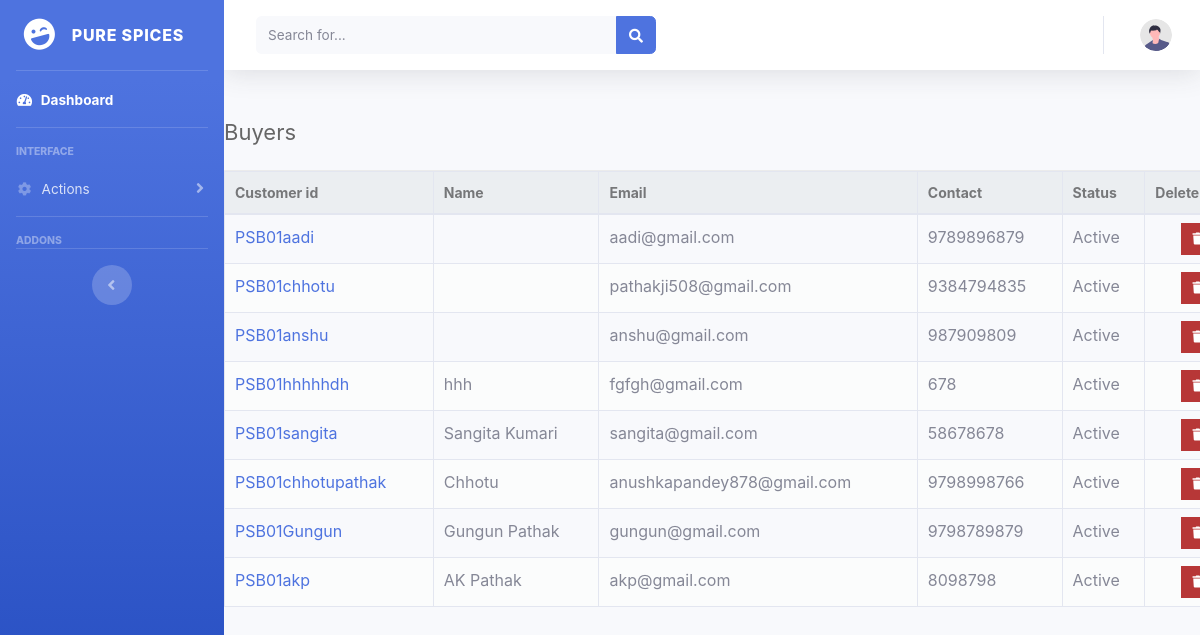
/spices/view_buyer.php, run on the app's committed database.
### tables this page shows
CREATE TABLE `business` (
  `bid` int(11) NOT NULL,
  `customer_id` varchar(255) NOT NULL,
  `company_name` varchar(50) NOT NULL,
  `primary_business` varchar(255) NOT NULL,
  `company_address` varchar(100) NOT NULL,
  `product` varchar(255) NOT NULL
);

CREATE TABLE `customer` (
  `cid` int(11) NOT NULL,
  `customer_id` varchar(50) NOT NULL,
  `name` varchar(50) NOT NULL,
  `country` varchar(20) NOT NULL,
  `skype_id` varchar(100) NOT NULL,
  `email` varchar(100) NOT NULL,
  `contact` bigint(20) NOT NULL,
  `website` varchar(100) NOT NULL,
  `address` varchar(255) NOT NULL
);

### spices/view_buyer.php (the view, shortened to what this page needs)
<?php
include('includes/header.php');
include('includes/navbar_admin.php');
$DATABASE_HOST = 'localhost';
$DATABASE_USER = 'root';
$DATABASE_PASS = '';
$DATABASE_NAME = 'spices';
$con = mysqli_connect($DATABASE_HOST, $DATABASE_USER, $DATABASE_PASS, $DATABASE_NAME);
$role1 = "Buyer";
$role2 = "buyer";
$query="SELECT customer_id FROM business WHERE primary_business = '$role1' Or primary_business = '$role2'";
$res=$con->query($query);
?>
<!DOCTYPE html>
<html>
<head>
</head>
<body>
    <div id="content-wrapper" class="d-flex flex-column">
            <div id="content">
    <nav class="navbar navbar-expand navbar-light bg-white topbar mb-4 static-top shadow">
                    <form
                        class="d-none d-sm-inline-block form-inline mr-auto ml-md-3 my-2 my-md-0 mw-100 navbar-search">
                        <div class="input-group">
                            <input type="text" class="form-control bg-light border-0 small" placeholder="Search for..."
                                aria-label="Search" aria-describedby="basic-addon2">
                            <div class="input-group-append">
                                <button class="btn btn-primary" type="button">
                                    <i class="fas fa-search fa-sm"></i>
                                </button>
                            </div>
                        </div>
                    </form>
                    <ul class="navbar-nav ml-auto">
                        <li class="nav-item dropdown no-arrow">
                            <a class="nav-link dropdown-toggle" href="#" id="userDropdown" role="button"
                                data-toggle="dropdown" aria-haspopup="true" aria-expanded="false">
                                <img class="img-profile rounded-circle"
                                    src="img/undraw_profile.svg">
                            </a>
                        </li>
                    </ul>
                </nav>
           <div class="content read">
    <h2>Buyers</h2>
                    <table class="table table-bordered">
                        <thead>
                        <tr>
                            <td>Customer id</td>
                            <td>Name</td>
                            <td>Email</td>
                            <td>Contact</td>
                            <td>Status</td>
                            <td>Delete</td>
                        </tr>
                    </thead>
                    <tbody>
                        <?php
                            while($rows=$res->fetch_assoc())
                            {
                                $buyer_id = $rows['customer_id'];
                                $sql = "SELECT name, email, contact FROM customer WHERE customer_id = '$buyer_id'";
                                $res1 = $con->query($sql);
                                while($rows1 = $res1->fetch_assoc())
                                {
                            ?>
                                <tr>
                                    <td><a href="show1.php?id=<?=$buyer_id?>"><?php echo $buyer_id ?></td>
                                    <td><?php echo $rows1['name']; ?></td>
                                    <td><?php echo $rows1['email']; ?></td>
                                    <td><?php echo $rows1['contact']; ?></td>
                                    <td><?php echo "Active"; ?></td>
                                    <td class="actions">
                    <a href="del_buyer.php?id=<?=$buyer_id?>" class="trash"><i class="fas fa-trash fa-xs"></i></a>
                </td>
                                </tr>
                        <?php
                        }
                        }
                        ?>
                        </tbody>
                    </table>
            </div>
                </div>
           </div>
       </div>
      </body>
 </html>

### spices/includes/header.php (shortened to what this page needs)
<!DOCTYPE html>
<html lang="en">
<head>
    <link href="vendor/fontawesome-free/css/all.min.css" rel="stylesheet" type="text/css">
    <link href="css/sb-admin-2.min.css" rel="stylesheet">
</head>
<body id="page-top">
    <div id="wrapper">

### spices/includes/navbar_admin.php (shortened to what this page needs)
<ul class="navbar-nav bg-gradient-primary sidebar sidebar-dark accordion" id="accordionSidebar">
    <a class="sidebar-brand d-flex align-items-center justify-content-center" href="index.html">
        <div class="sidebar-brand-icon rotate-n-15">
            <i class="fas fa-laugh-wink"></i>
        </div>
        <div class="sidebar-brand-text mx-3">Pure Spices </div>
    </a>
    <hr class="sidebar-divider my-0">
    <li class="nav-item active">
        <a class="nav-link" href="index.php">
            <i class="fas fa-fw fa-tachometer-alt"></i>
            <span>Dashboard</span></a>
    </li>
    <hr class="sidebar-divider">
    <div class="sidebar-heading">
        Interface
    </div>
    <li class="nav-item">
        <a class="nav-link collapsed" href="#" data-toggle="collapse" data-target="#collapseTwo"
            aria-expanded="true" aria-controls="collapseTwo">
            <i class="fas fa-fw fa-cog"></i>
            <span>Actions</span>
        </a>
    </li>
    <hr class="sidebar-divider">
    <div class="sidebar-heading">
        Addons
    </div>
    <hr class="sidebar-divider d-none d-md-block">
    <div class="text-center d-none d-md-inline">
        <button class="rounded-circle border-0" id="sidebarToggle"></button>
    </div>
</ul>

### spices/view_buyer.php (style rules this page uses)
* { box-sizing: border-box; font-family: -apple-system, BlinkMacSystemFont, "segoe ui", roboto, oxygen, ubuntu, cantarell, "fira sans", "droid sans", "helvetica neue", Arial, sans-serif; font-size: 16px; -webkit-font-smoothing: antialiased; -moz-osx-font-smoothing: grayscale; }
body { background-color: #FFFFFF; margin: 0; }
.content { width: 1000px; margin: 0 auto; }
.content h2 { margin: 0; padding: 25px 0; font-size: 22px; border-bottom: 1px solid #ebebeb; color: #666666; }
.read table { width: 100%; padding-top: 30px; border-collapse: collapse; }
.read table thead { background-color: #ebeef1; border-bottom: 1px solid #d3dae0; }
.read table thead td { padding: 10px; font-weight: bold; color: #767779; font-size: 14px; }
.read table tbody tr { border-bottom: 1px solid #d3dae0; }
.read table tbody tr:nth-child(even) { background-color: #fbfcfc; }
.read table tbody tr td { padding: 10px; }
.read table tbody tr td:nth-child(1) { color: #a5a7a9; }
.read table tbody tr td.actions { padding: 8px; text-align: right; }
.read table tbody tr td.actions .edit, .read table tbody tr td.actions .trash { display: inline-flex; text-align: right; text-decoration: none; color: #FFFFFF; padding: 10px 12px; }
.read table tbody tr td.actions .trash { background-color: #b73737; }

### data on the page
business: customer "PSB01aadi"
customer: email "aadi@gmail.com", contact "9789896879"
business: customer "PSB01chhotu"
customer: email "pathakji508@gmail.com", contact "9384794835"
business: customer "PSB01anshu"
customer: email "anshu@gmail.com", contact "987909809"
business: customer "PSB01hhhhhdh"
customer: name "hhh", email "fgfgh@gmail.com", contact "678"
business: customer "PSB01sangita"
customer: name "Sangita Kumari", email "sangita@gmail.com", contact "58678678"
business: customer "PSB01chhotupathak"
customer: name "Chhotu", email "anushkapandey878@gmail.com", contact "9798998766"
business: customer "PSB01Gungun"
customer: name "Gungun Pathak", email "gungun@gmail.com", contact "9798789879"
business: customer "PSB01akp"
customer: name "AK Pathak", email "akp@gmail.com", contact "8098798"
